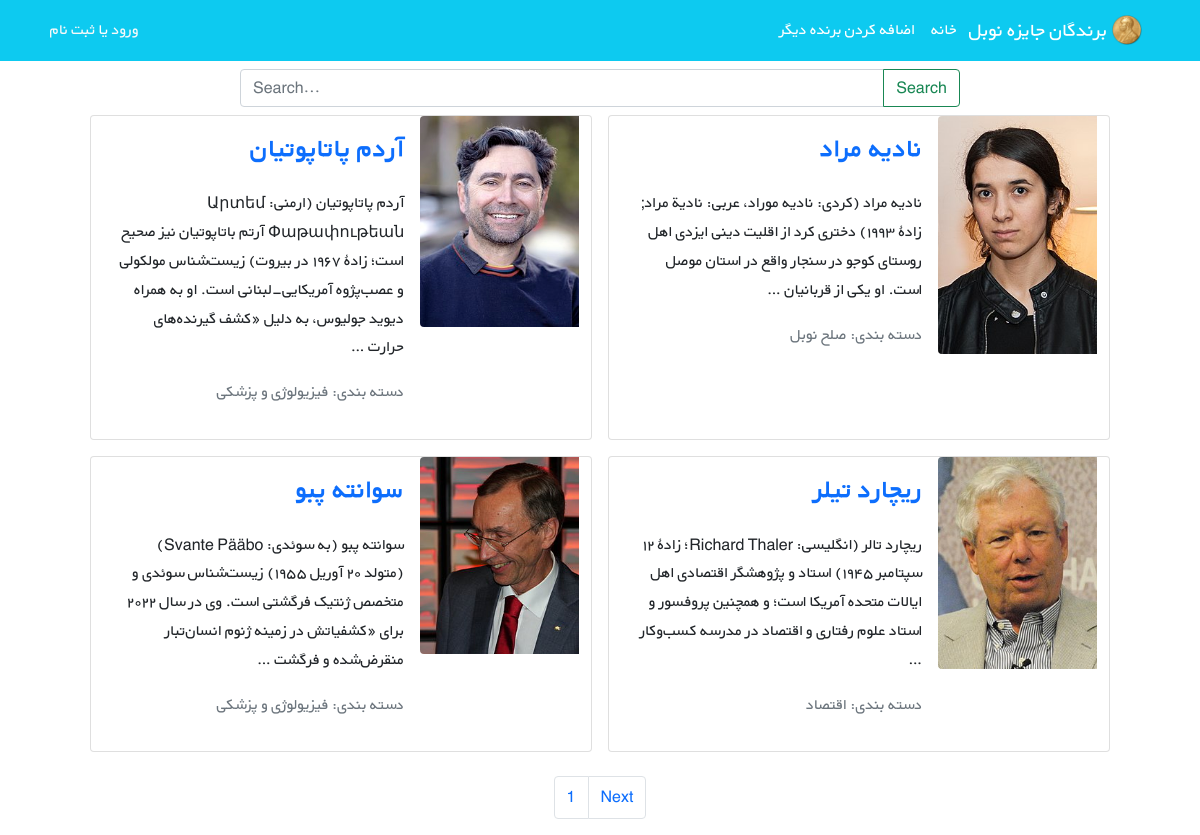
The app's page /nobels/ with its own data.
### nobels/models.py (models this page shows, shortened)
class Nobel(models.Model):
    STATUS_CHOICES = (
        ('اقتصاد', 'اقتصاد'),
        ("ادبیات", "ادبیات"),
        ('شیمی', 'شیمی'),
        ("فیزیک", "فیزیک"),
        ("صلح نوبل", "صلح نوبل"),
        ("فیزیولوژی و پزشکی", "فیزیولوژی و پزشکی"),
    )
    user = models.ForeignKey(get_user_model(), on_delete=models.CASCADE)
    name = models.CharField(max_length=200)
    description = models.TextField()
    year = models.PositiveIntegerField()
    country = models.CharField(max_length=50)
    grouping = models.CharField(choices=STATUS_CHOICES, max_length=23)
    cover = models.ImageField(upload_to="covers/", blank=True)
    datetime_created = models.DateTimeField(auto_now_add=True)
    datetime_modified = models.DateTimeField(auto_now=True)
    def get_absolute_url(self):
        return reverse("nobel_detail", args=[self.id])

### nobels/views.py (the view)
# urls.py: path("", nobel_list_view, name="nobel_list"),
def nobel_list_view(request):
    if "q" in request.GET:
        q = request.GET["q"]
        nobels = Nobel.objects.filter(name__icontains=q)
    else:
        nobels = Nobel.objects.all().order_by("-datetime_created")
    paginator = Paginator(nobels, 4)
    page_number = request.GET.get("page")
    page_obj = paginator.get_page(page_number)
    context = {
        "nobels": page_obj,
    }
    return render(request, "nobels/nobel_list.html", context)

### nobels/templates/nobels/nobel_list.html (shortened to what this page needs)
{% extends "_base.html" %}
{% block content %}
    <div class="container mt-1">
        <div class="row flex-row-reverse justify-content-md-center">
        <div class="col-md-8 mt-1">
                <form method="GET">
                    <div class="input-group">
                        <input type="text" name="q" class="form-control" placeholder="Search...">
                        <button type="submit" class="btn btn-outline-success">Search</button>
                    </div>
                </form>
            </div>
            {% for nobel in nobels %}
                <div class="card m-2" style="max-width: 45%">
                    <div class="row g-0 h-100" dir="rtl">
                        <div class="col-md-4">
                            {% if nobel.cover %}
                                <img src="{{ nobel.cover.url }}"
                                     class="img-fluid rounded-start" alt="...">
                            {% endif %}
                        </div>
                        <div class="col-md-8 h-100">
                            <div class="d-flex flex-column justify-content-between h-100">
                                <div class="card-body">
                                    <a class="text-decoration-none" href="{{ nobel.get_absolute_url }}"><h3
                                            class="card-title">
                                        <strong>{{ nobel.name }}</strong></h3></a>
                                    <p class="card-text pt-3">{{ nobel.description|truncatewords:30 }}</p>
                                    <p class="text-muted">دسته بندی: {{ nobel.grouping }}</p>
                                </div>
                            </div>
                        </div>
                    </div>
                </div>
            {% endfor %}
        </div>
    </div>
    <nav aria-label="Page navigation">
        <ul class="pagination justify-content-center mt-3">
            <li class="page-item"><a class="page-link" href="#">{{ nobels.number }}</a></li>
            {% if nobels.has_next %}
                <li class="page-item"><a class="page-link" href="?page={{ nobels.next_page_number }}">Next</a></li>
            {% endif %}
        </ul>
    </nav>
{% endblock %}

### static/css/style.css (style rules this page uses)
* { font-family: 'BYekan', sans-serif; line-height: 1.8rem; }

### records on screen
Nobel: cover (picture), name "نادیه مراد", description "نادیه مراد (کردی: نادیه موراد، عربی: نادیة مراد; زادهٔ ۱۹۹۳) دختری کرد از اقلیت دینی ایزدی اهل روستای کوجو در سنجار واقع در استان موصل است. او یکی از قربانیان …", grouping "صلح نوبل"
Nobel: cover (picture), name "آردم پاتاپوتیان", description "آردم پاتاپوتیان (ارمنی: Արտեմ Փաթափութեան آرتم باتاپوتیان نیز صحیح است؛ زادهٔ ۱۹۶۷ در بیروت) زیست‌شناس مولکولی و عصب‌پژوه آمریکایی-لبنانی است. او به همراه دیوید جولیوس، به دلیل «کشف گیرنده‌های حرارت …", grouping "فیزیولوژی و پزشکی"
Nobel: cover (picture), name "ریچارد تیلر", description "ریچارد تالر (انگلیسی: Richard Thaler؛ زادهٔ ۱۲ سپتامبر ۱۹۴۵) استاد و پژوهشگر اقتصادی اهل ایالات متحده آمریکا است؛ و همچنین پروفسور و استاد علوم رفتاری و اقتصاد در مدرسه کسب‌وکار …", grouping "اقتصاد"
Nobel: cover (picture), name "سوانته پبو", description "سوانته پبو (به سوئدی: Svante Pääbo) (متولد ۲۰ آوریل ۱۹۵۵) زیست‌شناس سوئدی و متخصص ژنتیک فرگشتی است. وی در سال ۲۰۲۲ برای «کشفیاتش در زمینه ژنوم انسان‌تبار منقرض‌شده و فرگشت …", grouping "فیزیولوژی و پزشکی"

### other values on screen
{{ nobels.number }} "1"
